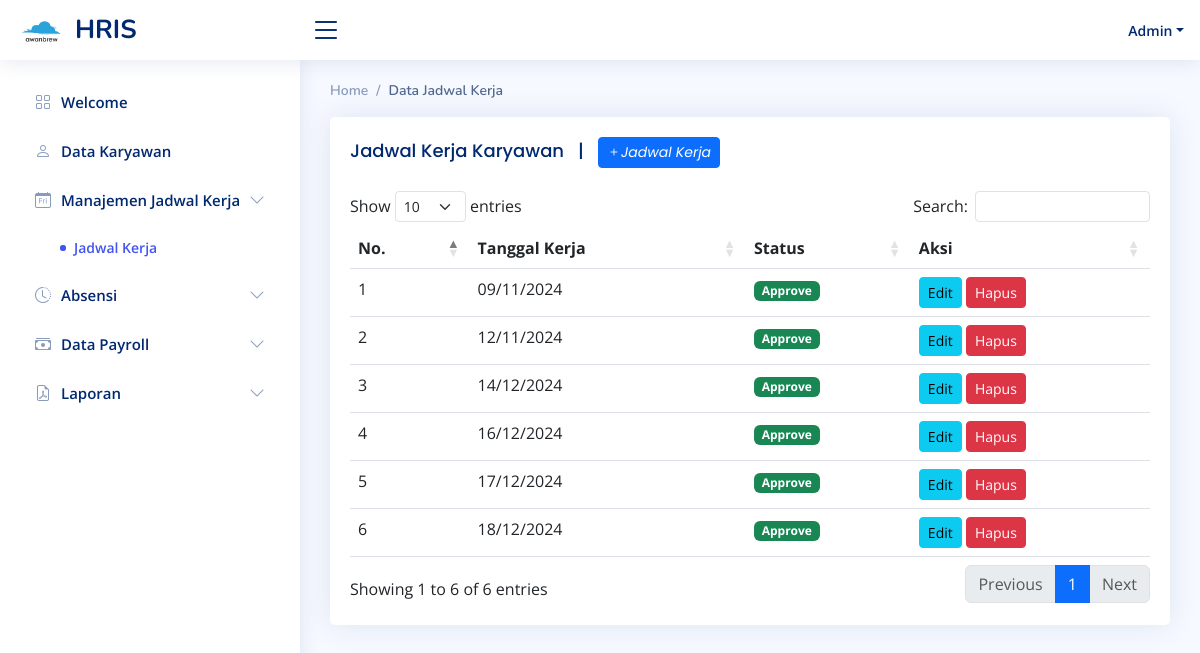
/index.php?page=jadwal_kerja (signed in), run on an earlier commit of the app's database.
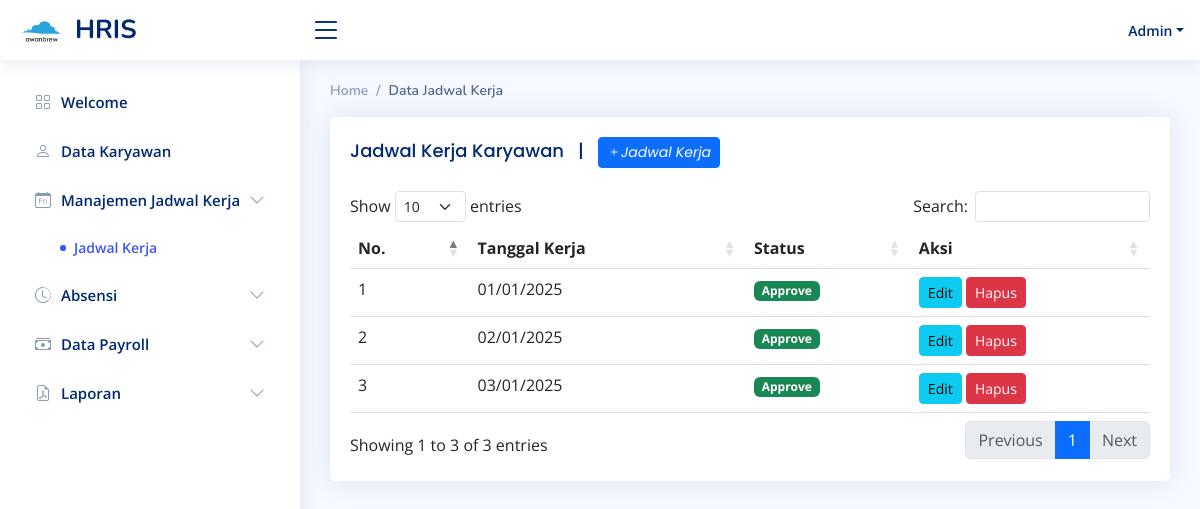
And on a later commit of the database.
### tables this page shows
CREATE TABLE `tb_jadwal` (
  `id` int(11) NOT NULL,
  `tanggal_kerja` varchar(255) NOT NULL,
  `status` varchar(255) NOT NULL
);

### pages/jadwal_kerja/jadwal_kerja.php (the view, shortened to what this page needs)
<?php
include 'koneksi.php';
?>
<div class="pagetitle">
    <nav>
        <ol class="breadcrumb">
            <li class="breadcrumb-item">Home</li>
            <li class="breadcrumb-item active">Data Jadwal Kerja</li>
        </ol>
    </nav>
</div>
<section class="section">
    <div class="row">
        <div class="col-lg-12">
            <div class="card">
                <div class="card-body">
                    <h5 class="card-title">
                        Jadwal Kerja Karyawan
                        <?php
                            if ($_SESSION['role'] != 'karyawan') {
                        ?>
                            &nbsp; | &nbsp;
                            <a href="index.php?page=tambah_jadwal_kerja" class="btn btn-primary btn-sm"><i class="bi bi-plus">Jadwal Kerja</i></a>
                        <?php
                            }
                        ?>
                    </h5>
                    <table class="table" id="datatable">
                        <thead>
                            <tr>
                                <th>No.</th>
                                <th>Tanggal Kerja</th>
                                <th>Status</th>
                                <?php
                                    if ($_SESSION['role'] != 'karyawan') {
                                ?>
                                <th>Aksi</th>
                                <?php
                                    }
                                ?>
                            </tr>
                        </thead>
                        <tbody>
                            <?php
                            $no = 1;
                            $id_user =  $_SESSION['id'];
                            if ($_SESSION['role'] == 'admin') {
                                $sql = $conn->query(" SELECT * FROM tb_jadwal ORDER BY tanggal_kerja ASC");
                            }
                            else {
                                $sql = $conn->query(" SELECT * FROM tb_jadwal tj LEFT JOIN tb_jadwal_detail tjd ON tj.id = tjd.id_jadwal WHERE tjd.id_karyawan = '$id_user' AND tj.status = 'approve' ORDER BY tanggal_kerja ASC ");
                            }
                            while ($data = $sql->fetch_assoc()) {
                            ?>
                                <tr>
                                    <td><?php echo $no++; ?></td>
                                    <td><?php echo date("d/m/Y", strtotime($data["tanggal_kerja"]));  ?></td>
                                    <td>
                                        <?php if (isset($data["status"]) && $data["status"] == 'submit') {  ?>
                                             <span class="badge bg-info">On Progress Approval</span>
                                        <?php } else if (isset($data["status"]) && $data["status"] == 'reject') { ?>
                                            <span class="badge bg-danger">Reject</span>
                                        <?php } else {?>
                                            <span class="badge bg-success">Approve</span>
                                        <?php } ?>
                                    </td>
                                    <?php
                                        if ($_SESSION['role'] != 'karyawan') {
                                    ?>
                                    <td>
                                        <form action="index.php?page=ubah_jadwal_kerja" method="POST" style="display:inline;">
                                            <button type="submit" class="btn btn-info btn-sm"><i class="fa fa-edit"></i> Edit</button>
                                        </form>
                                        <a onclick="return confirm('Ingin Menghapus data ?')" href="index.php?page=hapus_jadwal_kerja&id_jadwal=<?php echo $data['id'] ?>" class="btn btn-danger btn-sm"><i class="fa fa-trash"></i> Hapus</a>
                                    </td>
                                    <?php
                                        }
                                    ?>
                                </tr>
                            <?php } ?>
                        </tbody>
                    </table>
                </div>
            </div>
        </div>
    </div>
</section>

### index.php (shortened to what this page needs)
<?php
$username = $_SESSION['username'];
$current_page_url = $_SERVER['REQUEST_URI'];
$dashboard_href = "/hris/index.php?page=dashboard";
$data_karyawan_href = "/hris/index.php?page=data_karyawan";
$tambah_karyawan_href = "/hris/index.php?page=tambah_data_karyawan";
$ubah_karyawan_href = "/hris/index.php?page=ubah_data_karyawan";
$jadwal_kerja_href = "/hris/index.php?page=jadwal_kerja";
$tambah_jadwal_href = "/hris/index.php?page=tambah_jadwal_kerja";
$ubah_jadwal_href = "/hris/index.php?page=ubah_jadwal_kerja";
$approval_jadwal_kerja = "/hris/index.php?page=approval_jadwal_kerja";
$view_jadwal_kerja = "/hris/index.php?page=view_jadwal_kerja";
$absensi_in_out = "/hris/index.php?page=absen_in_out";
$absensi_sakit = "/hris/index.php?page=absen_sakit";
$absensi_cuti = "/hris/index.php?page=absen_cuti";
$ubah_absensi_in_out = "/hris/index.php?page=ubah_absensi_in_out";
$view_absen = "/hris/index.php?page=view_absen";
$data_payroll = "/hris/index.php?page=data_payroll";
$slip_gaji = "/hris/index.php?page=slip_gaji";
$laporan_payroll = "/hris/index.php?page=laporan_payroll";
$laporan_absensi = "/hris/index.php?page=laporan_absensi";
?>
<!DOCTYPE html>
<html lang="en">
<head>
    <link href="assets/vendor/bootstrap/css/bootstrap.min.css" rel="stylesheet">
    <link href="assets/vendor/bootstrap-icons/bootstrap-icons.css" rel="stylesheet">
    <link href="assets/vendor/boxicons/css/boxicons.min.css" rel="stylesheet">
    <link href="assets/vendor/quill/quill.snow.css" rel="stylesheet">
    <link href="assets/vendor/quill/quill.bubble.css" rel="stylesheet">
    <link href="assets/vendor/remixicon/remixicon.css" rel="stylesheet">
    <link href="assets/vendor/simple-datatables/style.css" rel="stylesheet">
    <link rel="stylesheet" href="https://cdn.jsdelivr.net/npm/bootstrap@5.3.0/dist/css/bootstrap.min.css">
    <link rel="stylesheet" href="https://cdn.datatables.net/1.13.4/css/dataTables.bootstrap5.min.css">
    <link href="assets/css/style.css" rel="stylesheet">
</head>
<body>
    <header id="header" class="header fixed-top d-flex align-items-center">
        <div class="d-flex align-items-center justify-content-between">
            <a href="?page=dashboard" class="logo d-flex align-items-center">
                <img src="assets/img/awanbrew.png" alt="">
                <span class="d-none d-lg-block">HRIS</span>
            </a>
            <i class="bi bi-list toggle-sidebar-btn"></i>
        </div>
        <nav class="header-nav ms-auto">
            <ul class="d-flex align-items-center">
                <li class="nav-item dropdown pe-3">
                    <a class="nav-link nav-profile d-flex align-items-center pe-0" href="#" data-bs-toggle="dropdown">
                        <span class="d-none d-md-block dropdown-toggle ps-2"><?php echo $username ?></span>
                    </a>
                </li>
            </ul>
        </nav>
    </header>
    <aside id="sidebar" class="sidebar">
        <ul class="sidebar-nav" id="sidebar-nav">
            <li class="nav-item">
                <a class="nav-link
                <?php if ($current_page_url != $dashboard_href) {
                    echo "collapsed";
                } else {
                    echo "";
                } ?>" href="?page=dashboard">
                    <i class="bi bi-grid"></i>
                    <span>Welcome</span>
                </a>
            </li>
            <?php
            if ($_SESSION['role'] != 'karyawan') {
            ?>
                <li class="nav-item">
                    <a class="nav-link
                    <?php if ($current_page_url != $data_karyawan_href && $current_page_url != $tambah_karyawan_href && $current_page_url != $ubah_karyawan_href) {
                        echo "collapsed";
                    } else {
                        echo "";
                    } ?>" href="?page=data_karyawan">
                        <i class="bi bi-person"></i>
                        <span>Data Karyawan</span>
                    </a>
                </li>
            <?php
            }
            ?>
            <li class="nav-item">
                <a class="nav-link
                 <?php if ($current_page_url != $jadwal_kerja_href || $current_page_url != $tambah_jadwal_href || $current_page_url != $ubah_jadwal_href || $current_page_url != $approval_jadwal_kerja || $current_page_url != $view_jadwal_kerja) {
                        echo "collapsed";
                    } else {
                        echo "";
                    } ?>" data-bs-target="#tables-nav" data-bs-toggle="collapse" href="#">
                    <i class="bi bi-calendar-day"></i><span>Manajemen Jadwal Kerja</span><i class="bi bi-chevron-down ms-auto"></i>
                </a>
                <ul id="tables-nav" class="nav-content collapse
                <?php if ( $current_page_url == $jadwal_kerja_href || $current_page_url == $approval_jadwal_kerja || $current_page_url == $tambah_jadwal_href || $current_page_url == $ubah_jadwal_href || $current_page_url == $view_jadwal_kerja ) {
                    echo "show";
                } ?>" data-bs-parent="#sidebar-nav">
                    <?php
                        if ($_SESSION['role'] != 'owner') {
                    ?>
                        <li>
                            <a href="?page=jadwal_kerja" class="<?php echo ($current_page_url == $jadwal_kerja_href || $current_page_url == $tambah_jadwal_href || $current_page_url == $ubah_jadwal_href ) ? 'active' : ''; ?>">
                                <i class="bi bi-circle"></i><span>Jadwal Kerja</span>
                            </a>
                        </li>
                    <?php
                        }
                    ?>
                </ul>
            </li>
            <li class="nav-item">
                <a class="nav-link
                 <?php if ($current_page_url != $absensi_in_out || $current_page_url != $absensi_sakit || $current_page_url != $absensi_cuti || $current_page_url != $ubah_absensi_in_out ||  $current_page_url != $view_absen  ) {
                        echo "collapsed";
                    } else {
                        echo "";
                    } ?>" data-bs-target="#forms-nav" data-bs-toggle="collapse" href="#">
                    <i class="bi bi-clock-history"></i><span>Absensi</span><i class="bi bi-chevron-down ms-auto"></i>
                </a>
            </li>
            <li class="nav-item">
                <a class="nav-link
                 <?php if ($current_page_url != $data_payroll || $current_page_url != $slip_gaji   ) {
                        echo "collapsed";
                    } else {
                        echo "";
                    } ?>" data-bs-target="#components-nav" data-bs-toggle="collapse" href="#">
                    <i class="bi bi-cash-stack"></i><span>Data Payroll</span><i class="bi bi-chevron-down ms-auto"></i>
                </a>
            </li>
            <?php
                if ($_SESSION['role'] == 'owner' || $_SESSION['role'] == 'admin') {
            ?>
             <li class="nav-item">
                <a class="nav-link
                 <?php if ($current_page_url != $laporan_payroll || $current_page_url != $laporan_absensi   ) {
                        echo "collapsed";
                    } else {
                        echo "";
                    } ?>" data-bs-target="#pages-nav" data-bs-toggle="collapse" href="#">
                    <i class="bi bi-file-earmark-pdf"></i><span>Laporan</span><i class="bi bi-chevron-down ms-auto"></i>
                </a>
            </li>
            <?php
                }
            ?>
        </ul>
    </aside>
    <main id="main" class="main">
        <?php
        $page = $_GET['page'];
        if ($page == 'dashboard') {
            include "pages/dashboard.php";
        } else if ($page == 'data_karyawan') {
            include "pages/data_karyawan/data_karyawan.php";
        } else if ($page == 'hapus_data_karyawan') {
            include "pages/data_karyawan/hapus_data_karyawan.php";
        } else if ($page == 'tambah_data_karyawan') {
            include "pages/data_karyawan/tambah_data_karyawan.php";
        } else if ($page == 'ubah_data_karyawan') {
            include "pages/data_karyawan/ubah_data_karyawan.php";
        }
        else if ($page == 'jadwal_kerja') {
            include "pages/jadwal_kerja/jadwal_kerja.php";
        } else if ($page == 'tambah_jadwal_kerja') {
            include "pages/jadwal_kerja/tambah_jadwal_kerja.php";
        } else if ($page == 'ubah_jadwal_kerja') {
            include "pages/jadwal_kerja/ubah_jadwal_kerja.php";
        } else if ($page == 'hapus_jadwal_kerja') {
            include "pages/jadwal_kerja/hapus_jadwal_kerja.php";
        }
        ?>
    </main>
</body>
</html>

### assets/css/style.css (style rules this page uses)
:root { scroll-behavior: smooth; }
body { font-family: "Open Sans", sans-serif; background: #f6f9ff; color: #444444; }
a { color: #4154f1; text-decoration: none; }
h1, h2, h3, h4, h5, h6 { font-family: "Nunito", sans-serif; }
#main { margin-top: 60px; padding: 20px 30px; transition: all 0.3s; }
.pagetitle { margin-bottom: 10px; }
.card { margin-bottom: 30px; border: none; border-radius: 5px; box-shadow: 0px 0 30px rgba(1, 41, 112, 0.1); }
.card-title { padding: 20px 0 15px 0; font-size: 18px; font-weight: 500; color: #012970; font-family: "Poppins", sans-serif; }
.card-body { padding: 0 20px 20px 20px; }
.breadcrumb { font-size: 14px; font-family: "Nunito", sans-serif; color: #899bbd; font-weight: 600; }
.breadcrumb .breadcrumb-item::before { color: #899bbd; }
.breadcrumb .active { color: #51678f; font-weight: 600; }
.logo { line-height: 1; }
@media (min-width: 1200px) { .logo { width: 280px; } }
.logo img { max-height: 26px; margin-right: 6px; }
.logo span { font-size: 26px; font-weight: 700; color: #012970; font-family: "Nunito", sans-serif; }
.header { transition: all 0.5s; z-index: 997; height: 60px; box-shadow: 0px 2px 20px rgba(1, 41, 112, 0.1); background-color: #fff; padding-left: 20px; }
.header .toggle-sidebar-btn { font-size: 32px; padding-left: 10px; cursor: pointer; color: #012970; }
.header-nav ul { list-style: none; }
.header-nav>ul { margin: 0; padding: 0; }
.header-nav .nav-profile { color: #012970; }
.header-nav .nav-profile span { font-size: 14px; font-weight: 600; }
.sidebar { position: fixed; top: 60px; left: 0; bottom: 0; width: 300px; z-index: 996; transition: all 0.3s; padding: 20px; overflow-y: auto; scrollbar-width: thin; scrollbar-color: #aab7cf transparent; box-shadow: 0px 0px 20px rgba(1, 41, 112, 0.1); background-color: #fff; }
@media (min-width: 1200px) { #main, #footer { margin-left: 300px; } }
.sidebar-nav { padding: 0; margin: 0; list-style: none; }
.sidebar-nav li { padding: 0; margin: 0; list-style: none; }
.sidebar-nav .nav-item { margin-bottom: 5px; }
.sidebar-nav .nav-link { display: flex; align-items: center; font-size: 15px; font-weight: 600; color: #4154f1; transition: 0.3; background: #f6f9ff; padding: 10px 15px; border-radius: 4px; }
.sidebar-nav .nav-link i { font-size: 16px; margin-right: 10px; color: #4154f1; }
.sidebar-nav .nav-link.collapsed { color: #012970; background: #fff; }
.sidebar-nav .nav-link.collapsed i { color: #899bbd; }
.sidebar-nav .nav-link .bi-chevron-down { margin-right: 0; transition: transform 0.2s ease-in-out; }
.sidebar-nav .nav-content { padding: 5px 0 0 0; margin: 0; list-style: none; }
.sidebar-nav .nav-content a { display: flex; align-items: center; font-size: 14px; font-weight: 600; color: #012970; transition: 0.3; padding: 10px 0 10px 40px; transition: 0.3s; }
.sidebar-nav .nav-content a i { font-size: 6px; margin-right: 8px; line-height: 0; border-radius: 50%; }
.sidebar-nav .nav-content a:hover, .sidebar-nav .nav-content a.active { color: #4154f1; }
.sidebar-nav .nav-content a.active i { background-color: #4154f1; }

What changed in the data, as far as the page shows it:
removed tb_jadwal: tanggal_kerja "09/11/2024", status "Approve"
removed tb_jadwal: tanggal_kerja "12/11/2024", status "Approve"
removed tb_jadwal: tanggal_kerja "14/12/2024", status "Approve"
removed tb_jadwal: tanggal_kerja "16/12/2024", status "Approve"
removed tb_jadwal: tanggal_kerja "17/12/2024", status "Approve"
removed tb_jadwal: tanggal_kerja "18/12/2024", status "Approve"
added tb_jadwal: tanggal_kerja "01/01/2025", status "Approve"
added tb_jadwal: tanggal_kerja "02/01/2025", status "Approve"
added tb_jadwal: tanggal_kerja "03/01/2025", status "Approve"
Also different on the page:
text written by a page script: "Show entries Search: Showing 1 to 6 of 6 entries Previous 1 Next" → "Show entries Search: Showing 1 to 3 of 3 entries Previous 1 Next"
